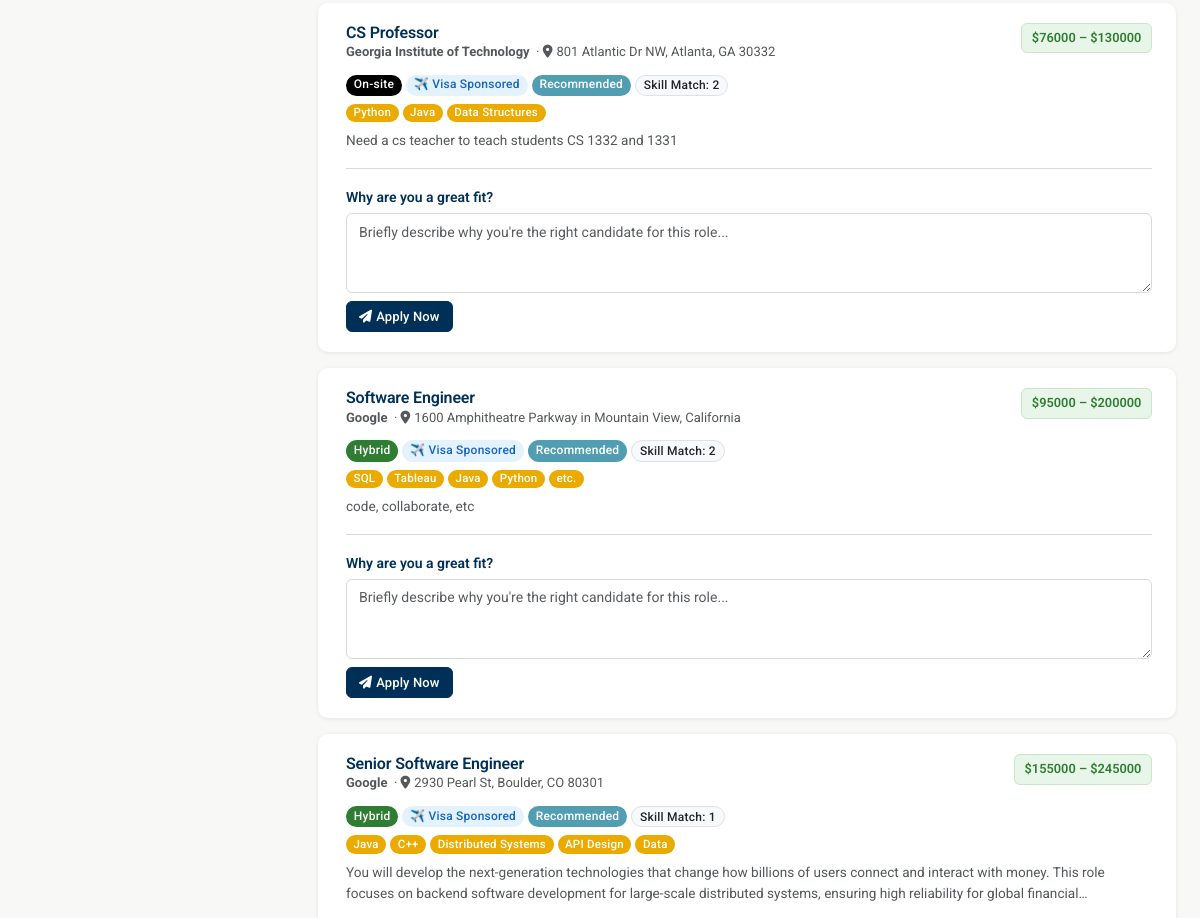
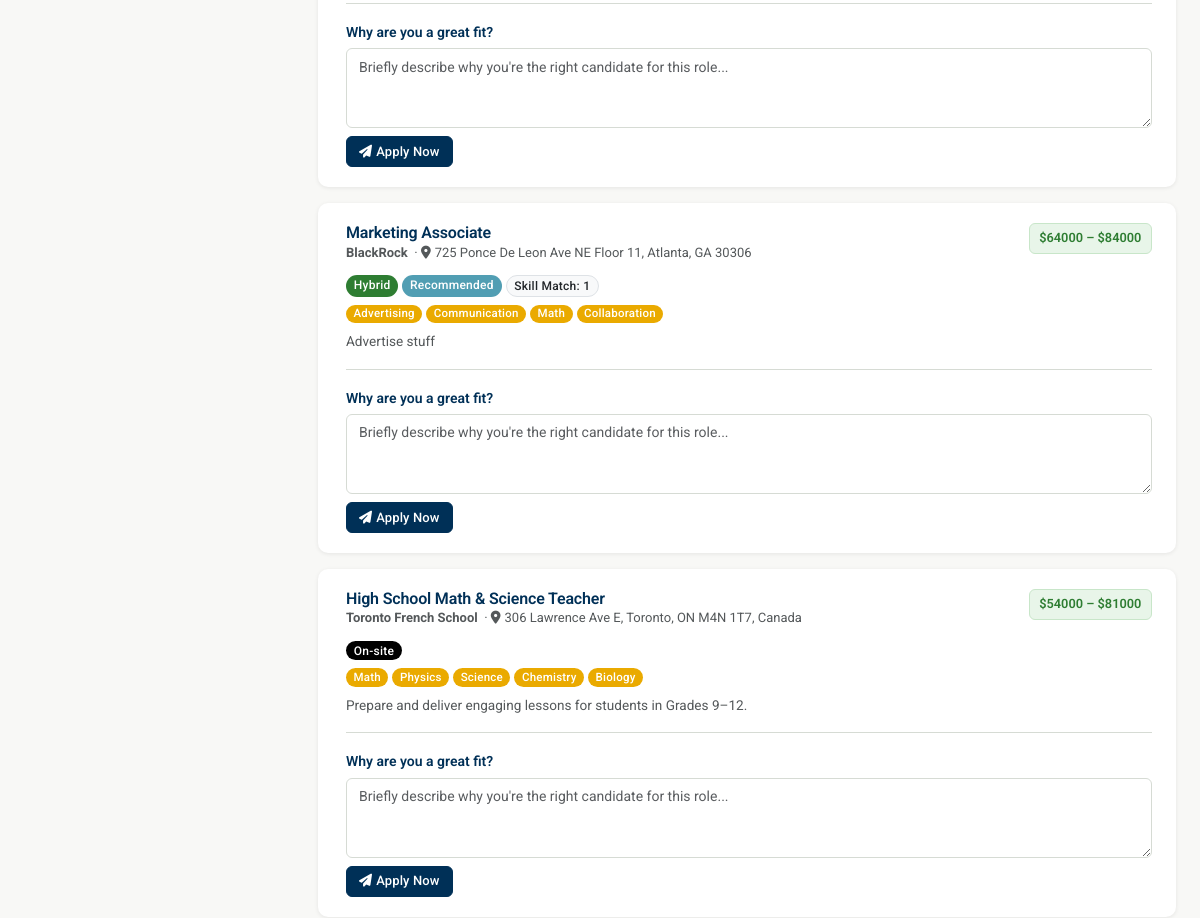
Page /jobs/ (signed in, middle part) on the earlier database version (2 pictures, top to bottom).
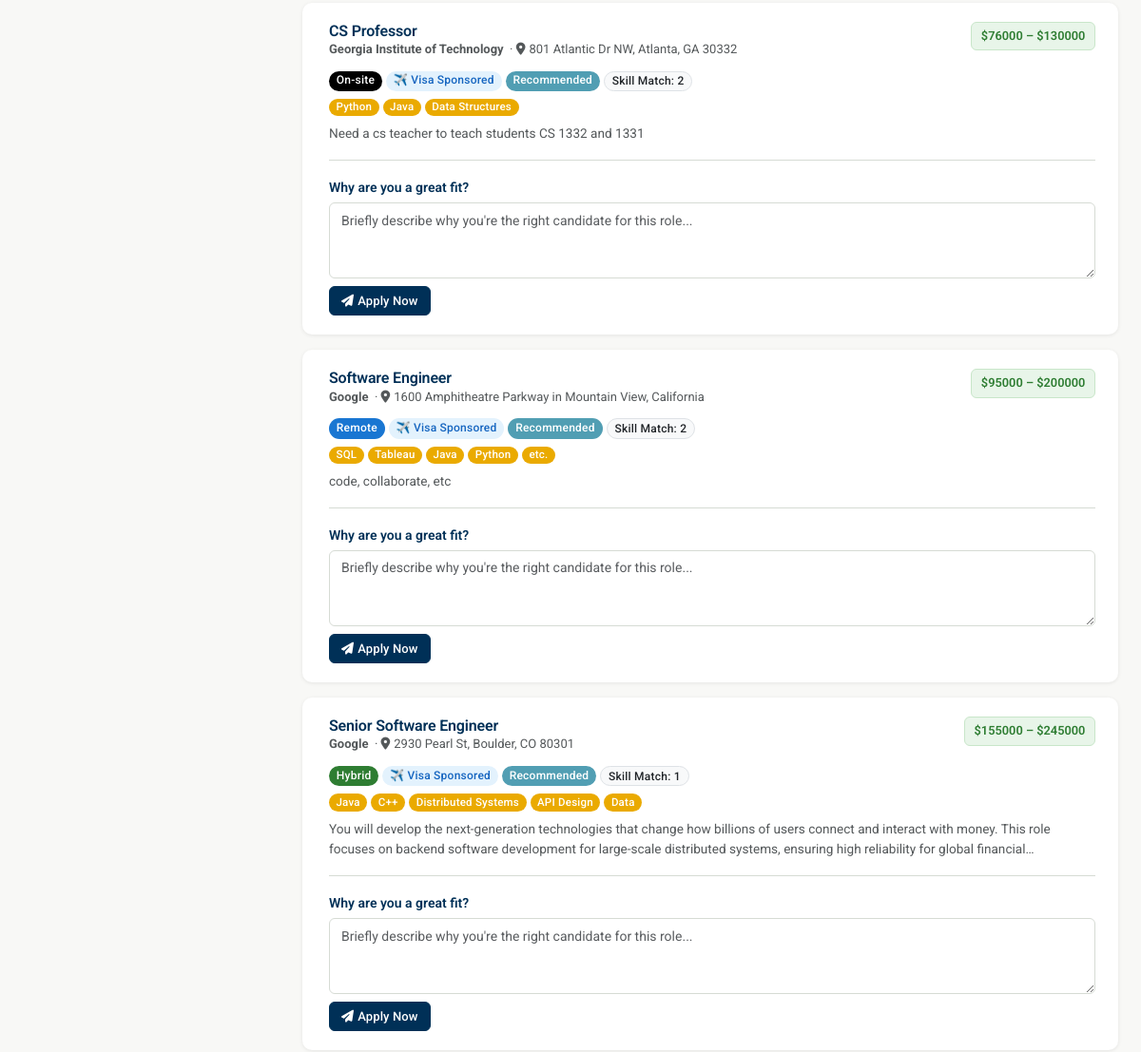
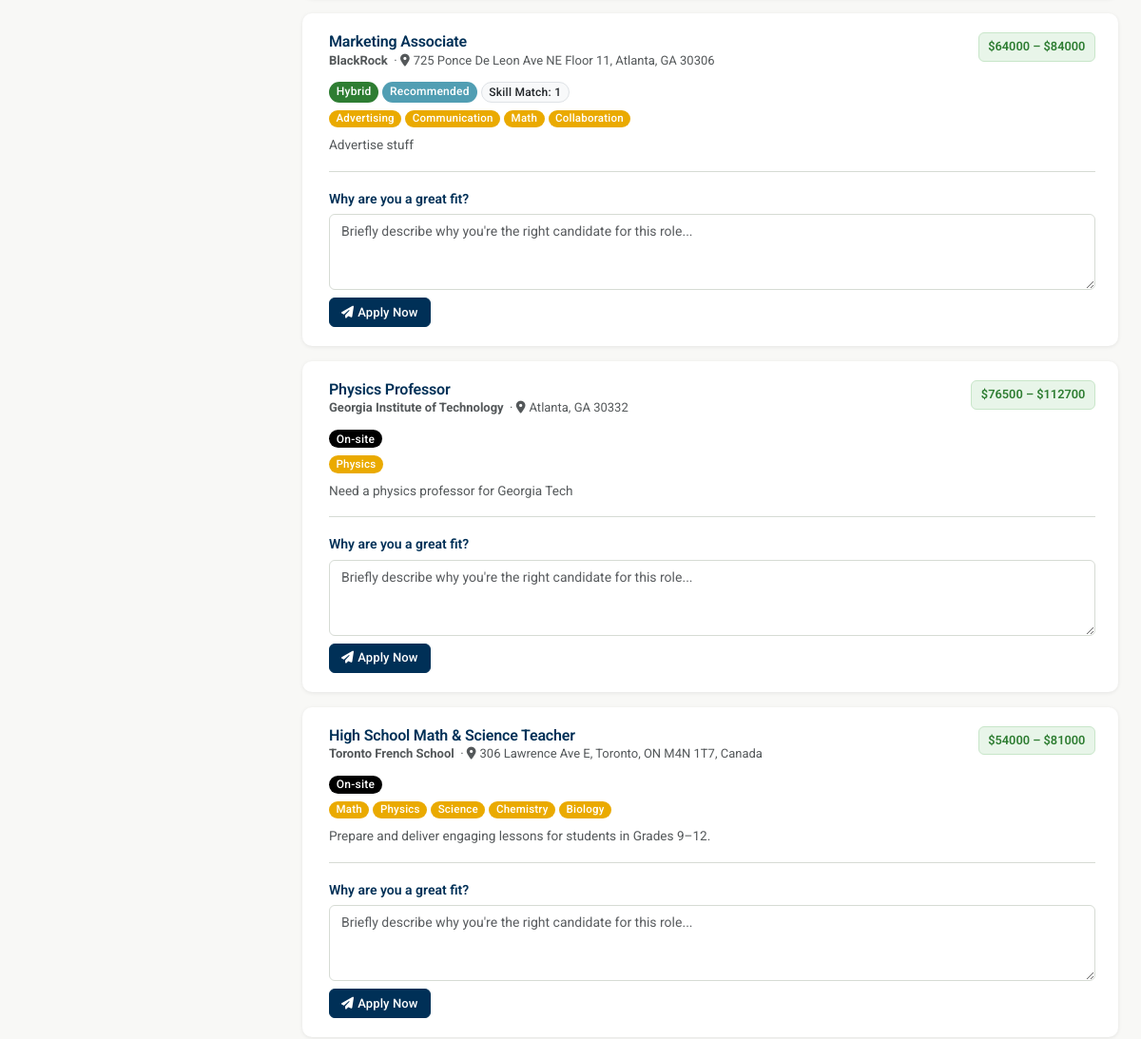
Same page on the later database version (2 pictures, top to bottom).
### jobs/models.py (models this page shows, shortened)
class Job(models.Model):
    title = models.CharField(max_length=200)
    company_name = models.CharField(max_length=100)
    description = models.TextField()
    location = models.CharField(max_length=100)
    skills = models.CharField(max_length=250)
    WORK_TYPE_CHOICES = [
        ('remote', 'Remote'),
        ('onsite', 'On-site'),
        ('hybrid', 'Hybrid'),
    ]
    work_type = models.CharField(max_length=10, choices=WORK_TYPE_CHOICES, default='onsite')
    salary_min = models.IntegerField(default=0)
    salary_max = models.IntegerField(default=0)
    visa_sponsorship = models.BooleanField(default=False)
    recruiter = models.ForeignKey(settings.AUTH_USER_MODEL, on_delete=models.CASCADE)
    created_at = models.DateTimeField(auto_now_add=True)
    is_flagged = models.BooleanField(default=False)
    latitude = models.FloatField(null=True, blank=True)
    longitude = models.FloatField(null=True, blank=True)
    @property
    def skills_list(self):
        if not self.skills:
            return []
        return [s.strip() for s in self.skills.split(",") if s.strip()]

### jobs/views.py (the view, shortened to what this page needs)
# urls.py: path('', views.job_list, name='job_list'),
def job_list(request):
    jobs = Job.objects.all()
    if not request.user.is_authenticated or request.user.role == 'job_seeker':
        jobs = jobs.filter(is_flagged=False)
    elif request.user.role == 'recruiter':
        jobs = jobs.filter(Q(is_flagged=False) | Q(recruiter=request.user))
    default_radius = None
    if request.user.is_authenticated and request.user.role == 'job_seeker':
        try:
            profile = request.user.profile
            default_radius = profile.preferred_commute_radius
        except:
            default_radius = 25  # Fallback default
    title_query = request.GET.get('title', '').strip()
    if title_query:
        jobs = jobs.filter(
            Q(title__icontains=title_query) | Q(skills__icontains=title_query)
        )
    location_query = request.GET.get('location', '').strip()
    if location_query:
        keywords = expand_location_keywords(location_query)
        loc_q = Q()
        for kw in keywords:
            loc_q |= Q(location__icontains=kw)
        jobs = jobs.filter(loc_q)
    work_types = request.GET.getlist('work_type')
    if work_types:
        jobs = jobs.filter(work_type__in=work_types)
    min_salary = request.GET.get('min_salary', '').strip()
    if min_salary:
        try:
            jobs = jobs.filter(salary_min__gte=int(min_salary))
        except ValueError:
            pass
    if request.GET.get('visa') == 'on':
        jobs = jobs.filter(visa_sponsorship=True)
    user_lat = request.GET.get('lat', '').strip()
    user_lon = request.GET.get('lon', '').strip()
    radius   = request.GET.get('radius', '').strip()
    user_skills = []
    if request.user.role == "job_seeker" and request.user.is_authenticated:
        profile = JobSeekerProfile.objects.filter(user=request.user).first()
        if profile:
            user_skills = list(profile.skills.values_list("name", flat = True))
    if user_skills:
        score = [
            Case(
                When(skills__icontains=skill, then=Value(1)),
                default=Value(0),
                output_field=IntegerField(),
            )
            for skill in user_skills
        ]
        jobs = jobs.annotate(skill_match_score=reduce(add, score, Value(0)))
        jobs = jobs.order_by("-skill_match_score", "-created_at")
    else:
        jobs = jobs.order_by("-created_at")
    return render(request, 'jobs/jobs_list.html', {
        'jobs': jobs,
        'selected_work_types': work_types,
        'default_radius': default_radius,  # User Story #9
    })

### jobs/templates/jobs/jobs_list.html (shortened to what the changed rows need)
{% extends "base.html" %}
{% block content %}
<link rel="stylesheet" href="https://unpkg.com/leaflet@1.9.4/dist/leaflet.css" />
<div class="container-fluid jobs-page px-4">
    <div class="row g-4">
        <div class="col-md-9">
            <div class="row g-3">
                {% for job in jobs %}
                <div class="col-12">
                    <div class="card job-card">
                        <div class="card-body">
                            <div class="d-flex justify-content-between align-items-start">
                                <div>
                                    <h5 class="card-title mb-1">{{ job.title }}</h5>
                                    <p class="card-subtitle mb-2">
                                        <strong>{{ job.company_name }}</strong>
                                        {% if job.location %}&nbsp;·&nbsp;<i class="fas fa-map-marker-alt me-1"></i>{{ job.location }}{% endif %}
                                    </p>
                                </div>
                                <span class="salary-badge">${{ job.salary_min }} – ${{ job.salary_max }}</span>
                            </div>
                            <div class="d-flex flex-wrap gap-1 mb-2 mt-1">
                                {% if job.work_type == 'onsite' %}
                                    <span class="badge" style="background:#000000;color:#fff;">On-site</span>
                                {% elif job.work_type == 'remote' %}
                                    <span class="badge" style="background:#1976D2;color:#fff;">Remote</span>
                                {% elif job.work_type == 'hybrid' %}
                                    <span class="badge" style="background:#2E7D32;color:#fff;">Hybrid</span>
                                {% else %}
                                    <span class="badge" style="background:var(--gray-light);color:var(--gray-text);border:1px solid var(--gray-mid);">{{ job.work_type }}</span>
                                {% endif %}
                                {% if job.visa_sponsorship %}
                                    <span class="badge" style="background:#E3F2FD;color:#1565C0;">✈️ Visa Sponsored</span>
                                {% endif %}
                                {% if user.is_authenticated and user.role == 'job_seeker' %}
                                {% if job.skill_match_score|default:0 > 0 %}
                                <span class="badge" style="background:#519eb3;color:#fff;">Recommended</span>
                                <span class="badge bg-light text-dark border">Skill Match: {{ job.skill_match_score }}</span>
                                {% endif %}
                            {% endif %}
                            </div>
                            {% if job.skills_list %}
                            <div class="d-flex flex-wrap gap-1 mb-2">
                                {% for skill in job.skills_list %}
                                <span class="badge" style="background:#EAAA00;color:#ffffff;font-weight:500;font-size:0.72rem;">{{ skill }}</span>
                                {% endfor %}
                            </div>
                            {% endif %}
                            <p class="card-text">{{ job.description }}</p>
                            {% if user.is_authenticated and user.role == 'job_seeker' %}
                            <div class="apply-form mt-2">
                                <form method="post" action="{% url 'jobs:apply_job' job.id %}">
                                    <label for="comment-{{ job.id }}" class="form-label">Why are you a great fit?</label>
                                    <textarea id="comment-{{ job.id }}" name="comment" class="form-control mb-2" rows="2"
                                              placeholder="Briefly describe why you're the right candidate for this role..." required></textarea>
                                    <button type="submit" class="btn btn-primary btn-sm">
                                        <i class="fas fa-paper-plane me-1"></i>Apply Now
                                    </button>
                                </form>
                            </div>
                            {% endif %}
                        </div>
                    </div>
                </div>
                {% endfor %}
            </div>
        </div>
    </div>
</div>
{% endblock content %}

Differences in the rows shown:
changed Job "Software Engineer": work_type "Hybrid" → "Remote"
added Job: title "Physics Professor", company_name "Georgia Institute of Technology", location "Atlanta, GA 30332", salary_min "76500", salary_max "112700", work_type "On-site", skills_list "Physics", description "Need a physics professor for Georgia Tech", comment "Briefly describe why you're the right candidate for this role..."
